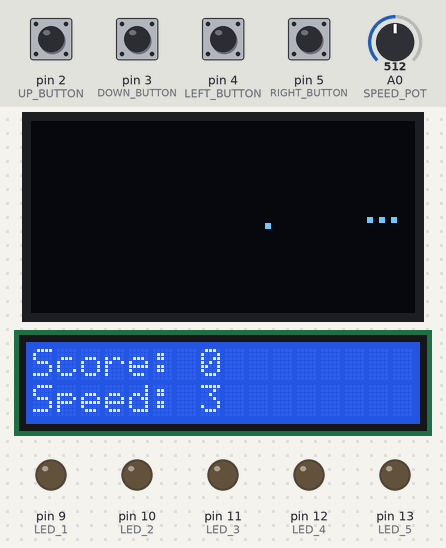
The sketch below on a simulated Arduino Uno, built with avr-gcc and run on an emulated ATmega328P. Shown: 128×64 one-colour display, 16×2 character LCD, output pins drawn as LEDs (lit = HIGH). The inputs (shaded band) are chosen by the test bench; at power-on: pin 2 (UP_BUTTON), pin 3 (DOWN_BUTTON), pin 4 (LEFT_BUTTON), pin 5 (RIGHT_BUTTON) HIGH, A0 (SPEED_POT) = 512. Random numbers use the default seed unless the sketch sets one.

Above: at 1.29 s.
1.3 s: A0 (SPEED_POT) set to 190
At 1.56 s:
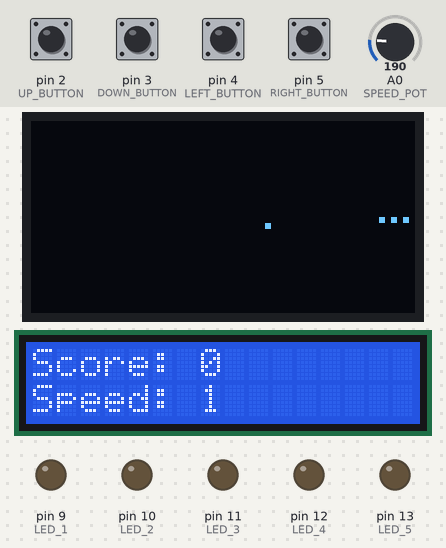
3.3 s: A0 (SPEED_POT) set to 716
At 3.44 s:
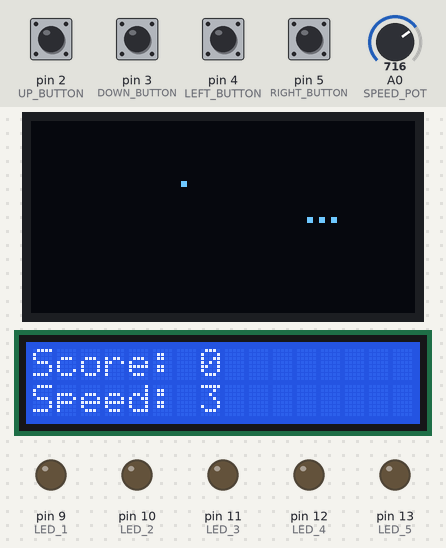
4.8 s: pin 2 (UP_BUTTON) pulled LOW for 0.15 s
At 4.9 s:
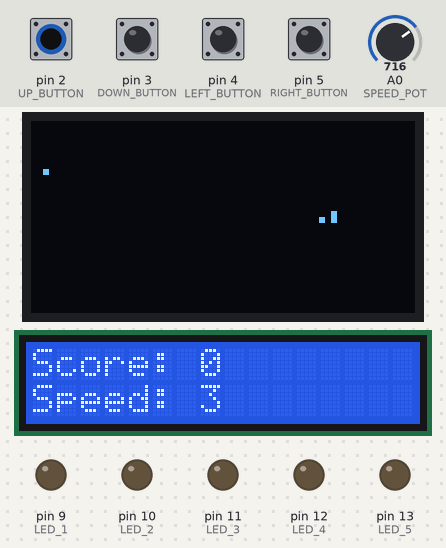
5.5 s: pin 3 (DOWN_BUTTON) pulled LOW for 1 s
At 6.37 s:
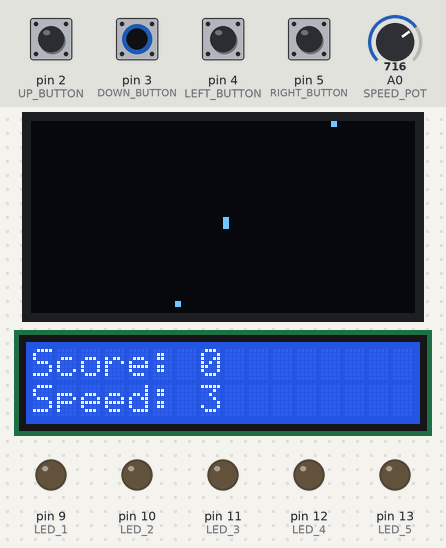
7.1 s: pin 4 (LEFT_BUTTON) pulled LOW for 0.15 s
At 7.14 s:
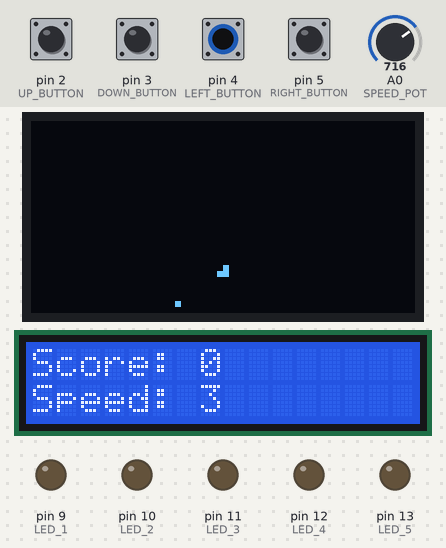
7.8 s: pin 2 (UP_BUTTON) pulled LOW for 1 s
At 7.83 s:
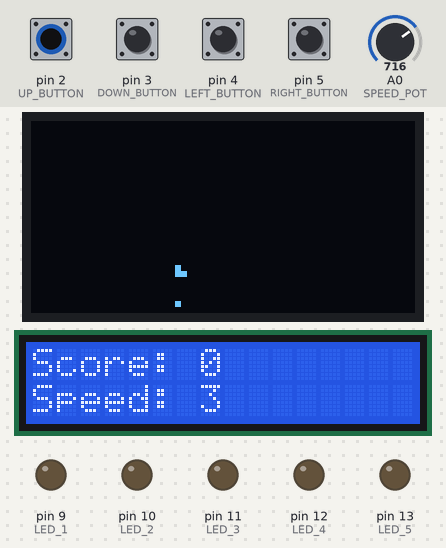

The sketch:

snake-atmega328p.ino
```cpp
#include <Wire.h>
#include <Adafruit_GFX.h>
#include <Adafruit_SSD1306.h>
#include <LiquidCrystal_I2C.h>

#define SCREEN_WIDTH 128
#define SCREEN_HEIGHT 64

// OLED Display Setup
Adafruit_SSD1306 display(SCREEN_WIDTH, SCREEN_HEIGHT, &Wire, -1);

// LCD Display Setup
LiquidCrystal_I2C lcd(0x27, 16, 2); // Adjust the size to match your LCD (e.g., 16x2, 20x4)

// Button pins
#define UP_BUTTON 2
#define DOWN_BUTTON 3
#define LEFT_BUTTON 4
#define RIGHT_BUTTON 5

// Potentiometer pin
#define SPEED_POT A0

// LED pins
#define LED_1 9
#define LED_2 10
#define LED_3 11
#define LED_4 12
#define LED_5 13

// Game variables
int snakeX[64];
int snakeY[64];
int snakeLength;
int foodX, foodY;
int dirX, dirY;
int snakeSpeed;
int maxSpeed = 5;
unsigned long lastMoveTime;
int score = 0;

void setup() {
  // Initialize OLED display
  if (!display.begin(SSD1306_SWITCHCAPVCC, 0x3C)) {
    for (;;); // Don't proceed, loop forever
  }

  // Initialize LCD display
  lcd.init();
  lcd.backlight();

  // Initialize buttons
  pinMode(UP_BUTTON, INPUT_PULLUP);
  pinMode(DOWN_BUTTON, INPUT_PULLUP);
  pinMode(LEFT_BUTTON, INPUT_PULLUP);
  pinMode(RIGHT_BUTTON, INPUT_PULLUP);

  // Initialize LEDs
  pinMode(LED_1, OUTPUT);
  pinMode(LED_2, OUTPUT);
  pinMode(LED_3, OUTPUT);
  pinMode(LED_4, OUTPUT);
  pinMode(LED_5, OUTPUT);

  // Initialize game
  resetGame();

  display.clearDisplay();
}

void loop() {
  // Read speed from potentiometer
  snakeSpeed = map(analogRead(SPEED_POT), 0, 1023, 1, maxSpeed);

  // Check button presses for direction change
  if (digitalRead(UP_BUTTON) == LOW && dirY == 0) {
    dirX = 0;
    dirY = -1;
  }
  if (digitalRead(DOWN_BUTTON) == LOW && dirY == 0) {
    dirX = 0;
    dirY = 1;
  }
  if (digitalRead(LEFT_BUTTON) == LOW && dirX == 0) {
    dirX = -1;
    dirY = 0;
  }
  if (digitalRead(RIGHT_BUTTON) == LOW && dirX == 0) {
    dirX = 1;
    dirY = 0;
  }

  // Move the snake based on speed and timing
  if (millis() - lastMoveTime > (200 / snakeSpeed)) {
    lastMoveTime = millis();
    moveSnake();
  }

  // Draw game elements on OLED
  display.clearDisplay();

  // Draw snake
  for (int i = 0; i < snakeLength; i++) {
    display.fillRect(snakeX[i], snakeY[i], 2, 2, SSD1306_WHITE);
  }

  // Draw food
  display.fillRect(foodX, foodY, 2, 2, SSD1306_WHITE);

  display.display();

  // Update game info on LCD
  lcd.setCursor(0, 0);
  lcd.print("Score: ");
  lcd.print(score);
  lcd.setCursor(0, 1);
  lcd.print("Speed: ");
  lcd.print(snakeSpeed);

  // Control LEDs based on game state
  controlLEDs();
}

void moveSnake() {
  // Move snake body
  for (int i = snakeLength - 1; i > 0; i--) {
    snakeX[i] = snakeX[i - 1];
    snakeY[i] = snakeY[i - 1];
  }

  // Move snake head
  snakeX[0] += dirX * 2;
  snakeY[0] += dirY * 2;

  // Check for food collision
  if (snakeX[0] == foodX && snakeY[0] == foodY) {
    snakeLength++;
    score += 10;
    generateFood();
  }

  // Check for wall collision
  if (snakeX[0] < 0 || snakeX[0] >= SCREEN_WIDTH || snakeY[0] < 0 || snakeY[0] >= SCREEN_HEIGHT) {
    resetGame();
  }

  // Check for self-collision
  for (int i = 1; i < snakeLength; i++) {
    if (snakeX[0] == snakeX[i] && snakeY[0] == snakeY[i]) {
      resetGame();
    }
  }
}

void resetGame() {
  snakeLength = 3;
  snakeX[0] = SCREEN_WIDTH / 2;
  snakeY[0] = SCREEN_HEIGHT / 2;
  dirX = 2;
  dirY = 0;
  score = 0;
  generateFood();
}

void generateFood() {
  foodX = random(0, SCREEN_WIDTH / 2) * 2;
  foodY = random(0, SCREEN_HEIGHT / 2) * 2;
}

void controlLEDs() {
  // Turn LEDs on/off based on snake length
  digitalWrite(LED_1, snakeLength > 5 ? HIGH : LOW);
  digitalWrite(LED_2, snakeLength > 10 ? HIGH : LOW);
  digitalWrite(LED_3, snakeLength > 15 ? HIGH : LOW);
  digitalWrite(LED_4, snakeLength > 20 ? HIGH : LOW);
  digitalWrite(LED_5, snakeLength > 25 ? HIGH : LOW);
}
```
